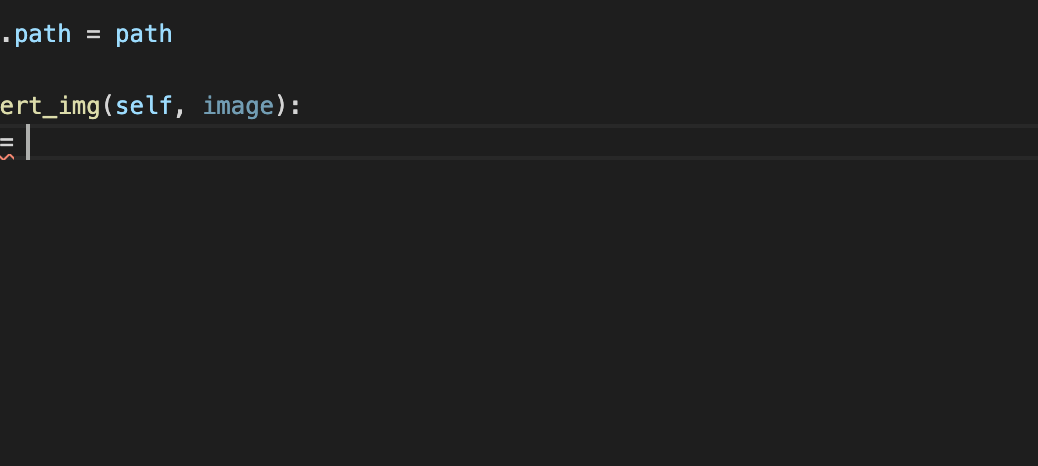
#> input picture examples/test_img.png, 1038 x 466 px
$ jupyter execute Compression_rates.ipynb
#> lines starting #> are read from the running program, lines starting #| are printed output that depends on the picture
### src/lz77.py
'''
LZ77 Compression alghorithm.
'''

import numpy as np
from time import time
from typing import Tuple, List

def compress(
        initial_input_array: np.array, max_offset: int=255, max_length: int=65535
    ) -> List[Tuple[int, int, str]]:

    output = []

    buffer = np.array([])
    input_array = initial_input_array

    current_cut_position = 0

    print_i = 0
    while len(input_array) != 0:
        print_i += 1
        if print_i % 1000 == 0:
             print(current_cut_position, end='    \r')
        length, offset = best_length_offset(buffer, input_array, max_length, max_offset)
        output.append((offset, length, input_array[0]))
        current_cut_position += length
        buffer = initial_input_array[:current_cut_position]
        input_array = initial_input_array[current_cut_position:]

    return np.array(output, dtype=[
        ('offset', 'uint8'), ('length', 'uint16'),
        ('value', initial_input_array.dtype)
    ])


# [20 lines left out: function merge_parts, not called in this run]


def repeating_length_from_start(buffer: np.array, input_array: np.array):
    '''
    Return the repeating length of the input array from the start of buffer.
    '''
    min_len = min(len(buffer), len(input_array))
    not_equal_indexes = np.flatnonzero(buffer[:min_len] != input_array[:min_len])
    if len(not_equal_indexes) == 0:
        length_delta = 0
        while len(not_equal_indexes) == 0:
            if len(buffer) < len(input_array):
                length_delta += min_len
                input_array = input_array[min_len:]
                min_len = min(len(buffer), len(input_array))
                not_equal_indexes = np.flatnonzero(buffer[:min_len] != input_array[:min_len])
            else:
                return min_len + length_delta
        return not_equal_indexes[0] + length_delta
    else:
        return not_equal_indexes[0]


def best_length_offset(
        buffer: np.array, input_array: np.array,
        max_length: int=15, max_offset: int=4095
    ) -> Tuple[int, int]:

    cut_buffer = buffer[-max_offset:]

    if input_array[0] not in cut_buffer:
        for i in range(10):
            if not (len(input_array) > (i + 1) and input_array[i + 1] == input_array[i]):
                best_length = i
                break
        else:
            input_array = input_array[:max_length]
            not_equal_indexes = np.flatnonzero(input_array[1:] != input_array[0])
            best_length = max(len(input_array) - 1, 0) if len(not_equal_indexes) == 0 else not_equal_indexes[0]
        return min(
            best_length + 1, max_length
        ), 0

    input_array = input_array[:max_length]

    length, offset = 0, 0

    for index in range(len(cut_buffer), 0, -1):

        char = cut_buffer[-index]
        if char == input_array[0]:

            found_length = repeating_length_from_start(cut_buffer[-index:], input_array)

            if found_length > length:
                length = found_length
                offset = index

                # break  # uncomment for fast (but uneffective) convertion (suitable for video)

                if length >= len(input_array):
                    # we won't find anything better
                    break

    return min(length, max_length), offset


def decompress(compressed: List[Tuple[int, int, int]]) -> np.array:
    '''
    Decompress array.
    '''
    arr_size = np.sum(compressed['length'])
    decompressed_array = np.zeros(arr_size, dtype=compressed.dtype[2])
    current_index = 0
    for value in compressed:
        offset, length, char = value
        if offset == 0:
            decompressed_array[current_index:current_index+length] = char
            current_index += length
        else:
            while length >= offset:
                decompressed_array[
                    current_index:current_index + offset
                ] = decompressed_array[current_index-offset:current_index]
                current_index += offset
                length -= offset
            decompressed_array[
                current_index:current_index + length
            ] = decompressed_array[current_index-offset:current_index-offset+length]
            current_index += length

    return decompressed_array

# [11 lines that do not run on import are left out]

### src/lzw.py
import numpy as np
from typing import List, Tuple, Dict

def lzw_compress(data: np.array) -> np.array:
    '''
    Compresses an array of bits into smaller one
    '''

    dict_size: int = 256
    mapping_dict: Dict[str, int] = {str(i): i for i in range(dict_size)}

    current_word: str = ''
    res: List[int] = []
    for num in data:
        next_word: Tuple[int] = f'{current_word}{num}'
        if next_word in mapping_dict:
            current_word = next_word
        else:
            res.append(mapping_dict[current_word])
            mapping_dict[next_word] = dict_size
            dict_size += 1
            current_word = str(num)

    if current_word:
        res.append(mapping_dict[current_word])

    return np.array(res)


def lzw_decompress(compressed: np.array) -> np.array:
    '''
    Decompresses an array of bits into smaller one
    '''

    dict_size: int = 256
    mapping_dict: Dict[int, str] = {i: tuple([i]) for i in range(dict_size)}

    res: List[int] = []
    compressed = compressed.tolist()
    current_word: int = compressed.pop(0)

    res += [current_word]
    for num in compressed:
        if num in mapping_dict:
            entry = mapping_dict[num]
        else:
            entry = tuple([*current_word, current_word[0]]) if not isinstance(current_word, int) \
                                                        else tuple([current_word, current_word])
        res += entry
        try:
            mapping_dict[dict_size] = tuple([*current_word, entry[0]])
        except TypeError:
            mapping_dict[dict_size] = tuple([current_word, entry[0]])

        current_word = entry
        dict_size += 1

    return np.array(res)


# [25 lines that do not run on import are left out]

### src/Huffman_algo.py
import heapq
import numpy as np
from collections import Counter


class Node():
    '''
    Class for creating Nodes and moving through them.
    Attributes
    ----------
    left:        left child
    right:        right child
    Methods
    -------
    move()
    '''
    def __init__(self, left, right) -> None:
        """[Initializes variables for Node]
        """
        self.left = left
        self.right = right

    def move(self, text, prefix):
        """[Moving through Node]
        """
        self.left.move(text, prefix + '0')
        self.right.move(text, prefix + '1')


class Leaf():
    '''
    Class for creating Nodes and moving through them.
    Attributes
    ----------
    symbol:        symbol that will be coded
    Methods
    -------
    move()
    '''
    def __init__(self, symbol) -> None:
        """[Initializes variables for Leaf]
        """
        self.symbol = symbol
    def move(self, text, prefix):
        """[Moves through the tree]
        """
        if not prefix:
            prefix = '0'
        text[self.symbol] = prefix


class HuffmanCode():
    '''
    Class for encoding and decoding numpy array with HuffmanCode.
    Attributes
    ----------
    data:        information about file
    Methods
    -------
    encode()
    decode()
    '''

    def __init__(self, data):
        """[Initializes variables for HuffmanCode]
        Args:
            data: [information about file]
        """
        self.data = data

    def encode(self):
        """[Encodes numpy array with HuffmanCode]
        """
        tree = []
        coded_text = {}
        count = Counter(self.data)

        for symbol, frequency in count.items():
            tree.append((frequency, len(tree), Leaf(symbol)))

        heapq.heapify(tree)
        indicator = len(tree)

        while len(tree) > 1:
            first_frequency, _, left = heapq.heappop(tree)
            second_frequency, _, right = heapq.heappop(tree)
            heapq.heappush(tree, (first_frequency + second_frequency, indicator, Node(left, right)))
            indicator += 1

        if tree:
            [(_, _, root)] = tree
            root.move(coded_text, '')

        encoded = ''
        for symbol in self.data:
            encoded += str(coded_text[symbol])
        return encoded, coded_text

    def decode (self, decode_dict):
        """[Decodes coded text with HuffmanCode]
        """
        res = []
        while self.data:
            for key in decode_dict.keys():
                if self.data.startswith(decode_dict[key]):
                    self.data = self.data[len(decode_dict[key]):]
                    res.append(key)
        return np.array(res)

# [18 lines that do not run on import are left out]

### src/deflate.py
import numpy as np
import sys
from itertools import chain
from typing import List
from lz77 import compress, decompress
from Huffman_algo import HuffmanCode

class Deflate:
    '''
    Simple realisation of Deflate coding algorithm, which is based on
    LZ77 and Huffman compression algos.
    '''

    def encode(self, data: np.array) -> np.array:
        '''
        Encodes the data using LZ77 and Huffman codding

        According to the specification, for each chunk of data, encoded data
        should foolow its huffman dict (created separately for it). Has two modes of
        encoding:
            - with dynamically created Huffman trees
            - no encoding for chunks with a little amound of redundant data
        Fixed Huffman trees were omitted as they were developed mainly for text, and
        according to our tests, they work not that fine for other types of data
        '''


        # ------ chunking the data ------
        сhunks: List[str] = []
        idx: int = 0
        while idx <= len(data):
            try:
                сhunks.append(data[idx:idx+65535])
            except IndexError:
                сhunks.append(data[idx:])
            idx += 65535

        res = []
        for chunk in сhunks:
            # ---- coding via lz77 --------
            codewords = compress(chunk)
            # print(f'During encoding {np.array(list([list(elm) for elm in codewords]))}')

            # --- encodes literals_and_distances and lengths separately ----
            literals_and_distances = [(elm[0], elm[-1]) for elm in codewords]
            lengths = [elm[1] for elm in codewords]
            encoded_lengths, lengths_table = HuffmanCode(lengths).encode()
            encoded_literals_and_distances, \
                literals_and_distances_table = HuffmanCode(list(chain(*literals_and_distances))).encode()
            # according to the specification, for each chunk of data, encoded data
            # should foolow its huffman dict (created separately for it)
            encoding_type = 1
            if len(encoded_lengths) + len(encoded_literals_and_distances) > len(chunk) * 5:
                encoding_type = 0

            if encoding_type:
                # if the chunk should be encoded with dynamically created huffman tree
                encoded_chunk = (1, lengths_table, encoded_lengths,\
                            literals_and_distances_table, encoded_literals_and_distances)
            else: # if the chunk should not be encoded
                encoded_chunk = (0, chunk)
            res.append(encoded_chunk)

        ov_size: int = 0
        # we count len because it returns list of 1 and 0, which then can be written
        # directly in binary file via python's struct module (struct.pack())
        for elm in res:
            if elm[0] == 0:
                ov_size += len(elm[1])
            elif elm[0] == 1:
                ov_size += len(elm[2]) + len(elm[4]) + sys.getsizeof(elm[1]) + sys.getsizeof(elm[3])

        print(f'Overall size of compression with deflate is: {ov_size}')

        return res


    def decode(self, compressed_data: np.array) -> np.array:
        '''
        Decodes the message, using the decode-implementation of LZ77 and Huffman.

        Takes: compressed data in np.array([List[int]]) format.
        '''

        res = []
        for chunk in compressed_data:
            # if the chunk was not compressed
            if chunk[0] == 0:
                res += list(chunk[1])
                continue

            # decoding huffman trees
            _, distances_table, distances_code, literals_table, literals_code = chunk
            literals = HuffmanCode(literals_code).decode(literals_table)
            literals = list(zip(literals[0::2], literals[1::2]))
            distances = HuffmanCode(distances_code).decode(distances_table)

            # preparing struct for lz77 decoding
            data_for_lz77 = []
            for idx, literal in enumerate(literals):
                elm = list(literal)
                elm.insert(1, distances[idx])
                data_for_lz77.append(tuple(elm))


            decoded_chunk = decompress(np.array(data_for_lz77, dtype=[
            ('offset', 'int64'), ('length', 'int64'),
            ('value', 'int64')
            ]))

            res += list(decoded_chunk)


        return np.array(res)


# [27 lines that do not run on import are left out]

### Compression_rates.ipynb
[cell 1]
import sys
import numpy as np
import seaborn as sns
import matplotlib.pyplot as plt
from PIL import Image
from copy import deepcopy
from time import time
from typing import Callable, Tuple, Any

## Compression rates analysis

[cell 2]
from src.lzw import lzw_compress, lzw_decompress
from src.lz77 import compress, decompress
from src.Huffman_algo import HuffmanCode
from src.deflate import Deflate

### Examples of values that would be returned

[cell 3]
# Some data examples

# one sentence
one_sentence = np.array([ord(elm) for elm in 'TOBEORNOTTOBEORTOBEORNOT'])

# random testing text
with open('examples/text.txt') as infile:
#> (reads examples/text.txt from the repository)
    text = np.array([ord(char) for char in ''.join(infile.readlines())])

# random testing image
img = Image.open('examples/test_img.png').convert('RGB')
img = np.array(img, dtype='uint8')
img = np.ravel(img)

[cell 4]
print(compress(deepcopy(one_sentence)))

[cell 5]
print(lzw_compress(deepcopy(one_sentence)))

[cell 6]
code = HuffmanCode(deepcopy(one_sentence)).encode()
print(code)

[cell 7]
code = Deflate().encode(deepcopy(one_sentence))
print(code)

[cell 8]
def data_type_test(data: np.array):
    res = []

    # --- lz77 test ---
    start_time = time()
    compressed_data = compress(deepcopy(data))
    # testing lz77
    assert np.all(data == decompress(compressed_data))
    res.append(('lz77', sys.getsizeof(compressed_data), time() - start_time))

    # --- deflate test ---
    d = Deflate()
    start_time = time()
    compressed_data = d.encode(deepcopy(data))
    data_size: int = 0
    for elm in compressed_data:
        if elm[0] == 0:
            data_size += len(elm[1])
        elif elm[0] == 1:
            data_size += len(elm[2]) + len(elm[4]) + sys.getsizeof(elm[1]) + sys.getsizeof(elm[3])
    # --- testing deflate ----
    assert np.all(data == d.decode(compressed_data))
    res.append(('deflate', data_size, time() - start_time))

    # --- Huffman test ---
    h = HuffmanCode(deepcopy(data))
    start_time = time()
    compressed_data, table = h.encode()
    data_size = len(compressed_data) + sys.getsizeof(table)
    decompressed = HuffmanCode(compressed_data).decode(table)
    assert np.all(data == decompressed)
    res.append(('huffman', data_size, time() - start_time))

    # --- lzw test ---
    start_time = time()
    compressed_data = lzw_compress(deepcopy(data))
    assert np.all(data == lzw_decompress(compressed_data))
    res.append(('lzw', sys.getsizeof(compressed_data), time() - start_time))

    return res

[cell 9]
def plot_test_data(data, data_type):
    print(f'Size of test {data_type} is {sys.getsizeof(list(data))}')
    rates = data_type_test(data)
    times_outstring = ''
    for elm in rates:
        times_outstring += f'{elm[0]}: {round(elm[-1], 2)}; '
    print(f'Time that each algo has taken to compress and decompress the thing: {times_outstring}')
    column_names = [elm[0] for elm in rates]
    data_sizes = [elm[1] for elm in rates]
    sns.barplot(x=column_names, y=data_sizes)
    plt.show()
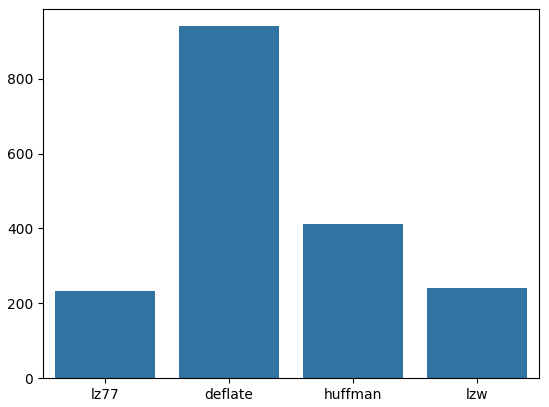
#> figure drawn by matplotlib, 1 panel; tallest bar 940 high, from x = 0.6 to 1.4

    # in comparisson with raw text
    rates.insert(0, (f'raw {data_type}', sys.getsizeof(list(data)), None))
    column_names = [elm[0] for elm in rates]
    data_sizes = [elm[1] for elm in rates]
    sns.barplot(x=column_names, y=data_sizes)
    plt.show()
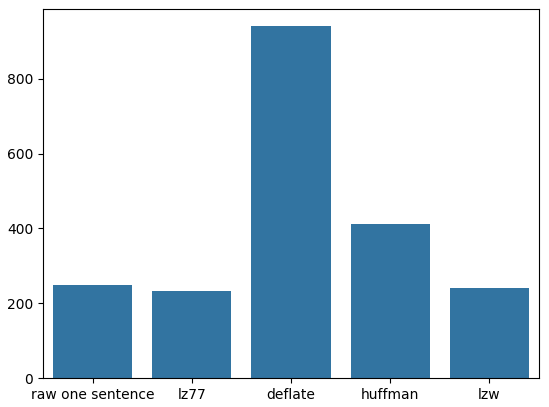
#> figure drawn by matplotlib, 1 panel; tallest bar 940 high, from x = 1.6 to 2.4

# Tests

[cell 10]
plot_test_data(one_sentence, 'one sentence')

[cell 11]
plot_test_data(text, 'text: Romeo and Juliet')

[cell 12]
plot_test_data(img, 'image')
